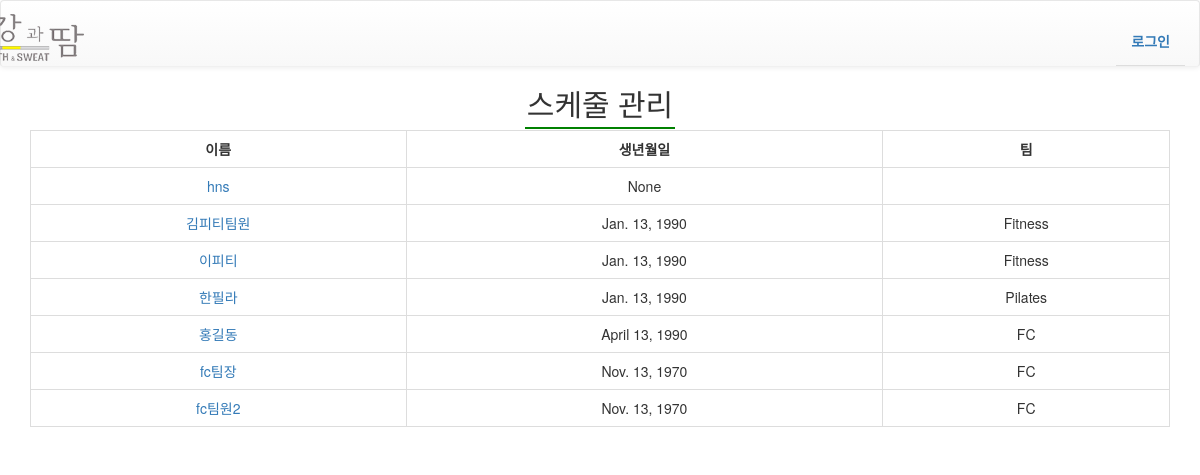
Before: /management/schedule_management/ with the older database file.
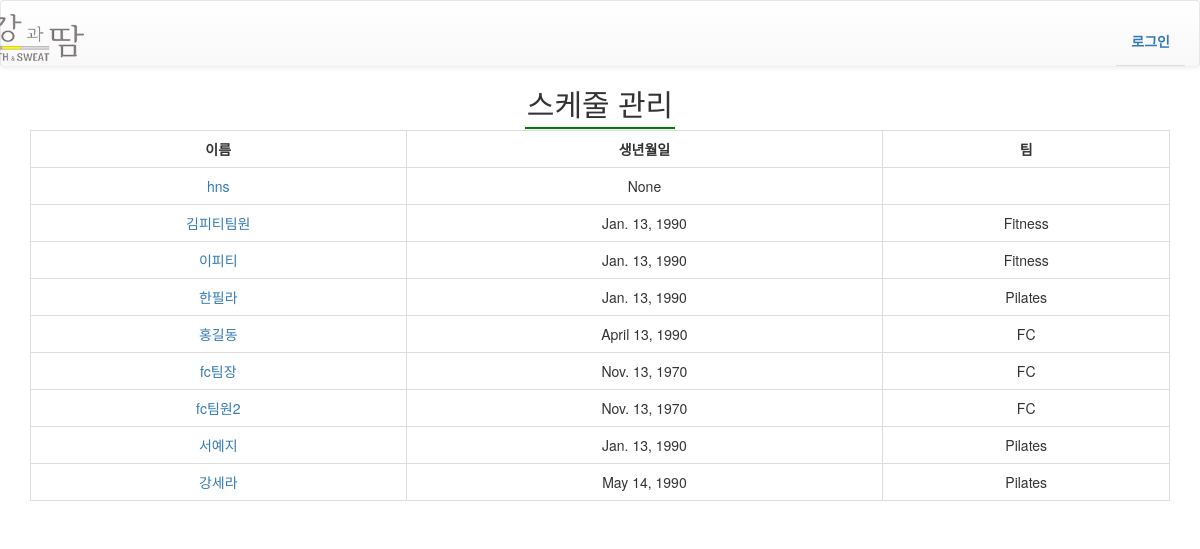
After: the same page with the newer database file.
### authentication/models.py (models this page shows)
class User(AbstractUser):
    sex = models.CharField(max_length=12, verbose_name='성별',null=True)
    birth = models.DateField(null=True, blank=True)
    phone_num = models.CharField(max_length=32, null=True, help_text='Ex) 010-1234-1234',verbose_name='휴대번호')
    teamleader = models.BooleanField(blank=True, default=False, verbose_name='팀장 여부')
    basic_salary = models.DecimalField(max_digits=10, decimal_places=0, default=0 ,verbose_name='기본급')
    pilates_GX = models.CharField(max_length=32, blank=True, null=True, help_text='필라테스 gx정책',verbose_name='필라테스 GX정책')
    pilates_PT = models.CharField(max_length=32, blank=True, null=True, help_text='필라테스 PT정책',verbose_name='필라테스 PT정책')

### management/views.py (the view)
# urls.py: url(r'^schedule_management/staff_schedule/(?P<staff_id>\d+)', views.staff_schedule, name="staff_schedule"),
def schedule_management(request):
    staff_list = User.objects.all()
    context = {
        'staff_list':staff_list,
    }
    return render(request, 'management/schedule_management.html', context)

### management/templates/management/schedule_management.html
{% extends "navbar.html" %}
{% block content %}
<h2 class="text-center"><span class="header">스케줄 관리</span></h2>
<div class="container">
    <table class='table table-bordered text-center'>
        <tr>
            <th>이름</th>
            <th>생년월일</th>
            <th>팀</th>
        </tr>
        {% for staff in staff_list %}
        <tr>
            <td><a href="{% url "management:staff_schedule" staff.id %}">{{ staff }}</a></td>
            <td>{{ staff.birth }}</td>
            <td>{{ staff.groups.all.0 }}</td>
        </tr>
        {% endfor %}
    </table>
</div>
{% endblock %}

### static/templates/navbar.html (shortened to what this page needs)
<!DOCTYPE html>
{% load staticfiles %}
<html>
<head>
<link rel="stylesheet" href="https://maxcdn.bootstrapcdn.com/bootstrap/3.3.2/css/bootstrap.min.css">
<link rel="stylesheet" href="https://maxcdn.bootstrapcdn.com/bootstrap/3.3.2/css/bootstrap-theme.min.css">
<link rel="stylesheet" href="{% static 'css/main.css' %}">
<link rel="stylesheet" type="text/css" href="http://ajax.googleapis.com/ajax/libs/jqueryui/1.9.2/themes/base/jquery-ui.css"/>
<link href='{% static "css/fullcalendar.css" %}' rel='stylesheet' />
<link href='{% static "css/fullcalendar.print.css" %}' rel='stylesheet' media='print' />
</head>
<body>
<header>
<nav class="navbar st-navbar navbar-default">
    <div class="container">
    <a class="navbar-brand" href="{% url 'home' %}" style="float: left; margin-top: -10px; margin-left: -150px;"><img src="/static/img/logo.png" alt="Logo" style="float: left;"></a>
    <ul class="nav nav-tabs navbar-right">
{% load user_tags %}
        {% if user.is_authenticated %}
        <li><a href="{% url 'authentication:logout' %}?next={% url 'home' %}">로그아웃</a></li>
            {% if request.user.is_superuser %}
            <li><a href="{% url 'management:member_management' %}">회원 관리</a></li>
            <li><a href="{% url 'management:schedule_management' %}">스케줄 관리</a></li>
            <li><a href="{% url 'management:commission_management' %}">커미션관리</a></li>
            <li><a href="{% url 'management:sales_management' %}">매출 관리</a></li>
            {% else %}
                {% if request.user|has_group:"FC" %}
                <li><a href="{% url 'register' %}">회원가입 폼</a></li>
                <li><a href="{% url 'mypage' %}">FC의 나의 페이지</a></li>
                {% else %}
                    {% if request.user|has_group:"Fitness" %}
                    <li><a href="{% url 'PT_mypage' %}">Fitness의 나의 페이지</a></li>
                    {% else %}
                    <li><a href="{% url 'Pilates_mypage' %}">Pilates의 나의 페이지</a></li>
                    {% endif %}
                <li><a href="{% url 'schedule' %}">스케줄 관리</a></li>
                {% endif %}
             {% endif %}
        {% else %}
        <li><a href="{% url 'authentication:login' %}">로그인</a></li>
        {% endif %}
    </ul>
    </div>
</nav>
</header>
{% block content%}
{% endblock %}
</body>
</html>

### static/css/main.css (style rules this page uses)
a, a:hover, a:active, a:focus, button:focus { outline: 0; border: 0; text-decoration: none; }
.navbar { background-color: pink; border-bottom: 1px solid #f0f0f0; }
.st-navbar { background-color: #fff; border-bottom: 1px solid #f0f0f0; }
.st-navbar ul { margin-top: 15px; }
.st-navbar ul li a { text-transform: uppercase; font-weight: 600; padding: 0; margin: 14px; }
.header { padding:2px; border-bottom:2px solid green; }
.schedule-table tbody tr td:first-child .schedule-table tbody tr th:first-child, { width: 10px; }
.table th { text-align: center; }

Changed rows visible on the page:
added User: username "서예지", birth "Jan. 13, 1990", groups.all.0 "Pilates"
added User: username "강세라", birth "May 14, 1990", groups.all.0 "Pilates"
